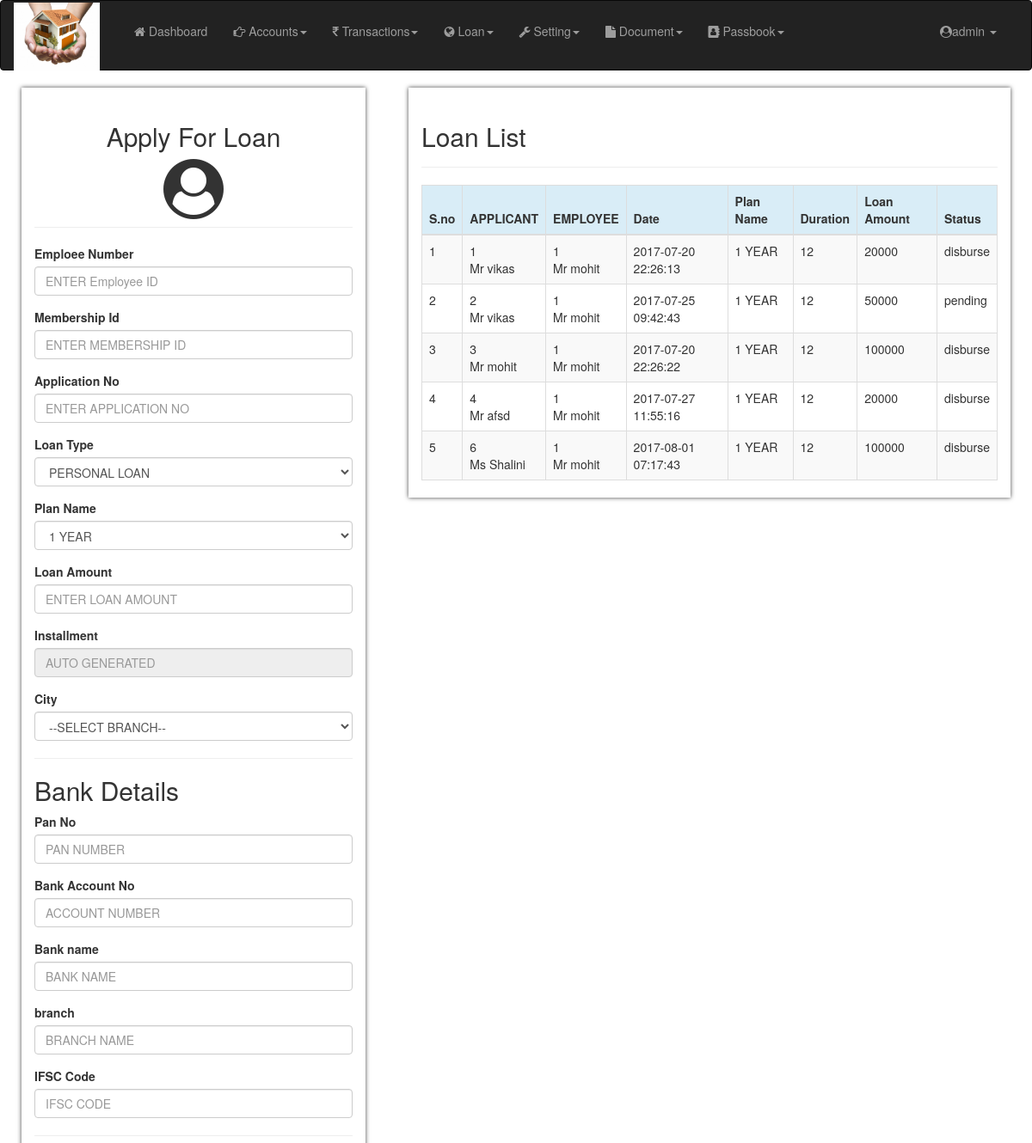
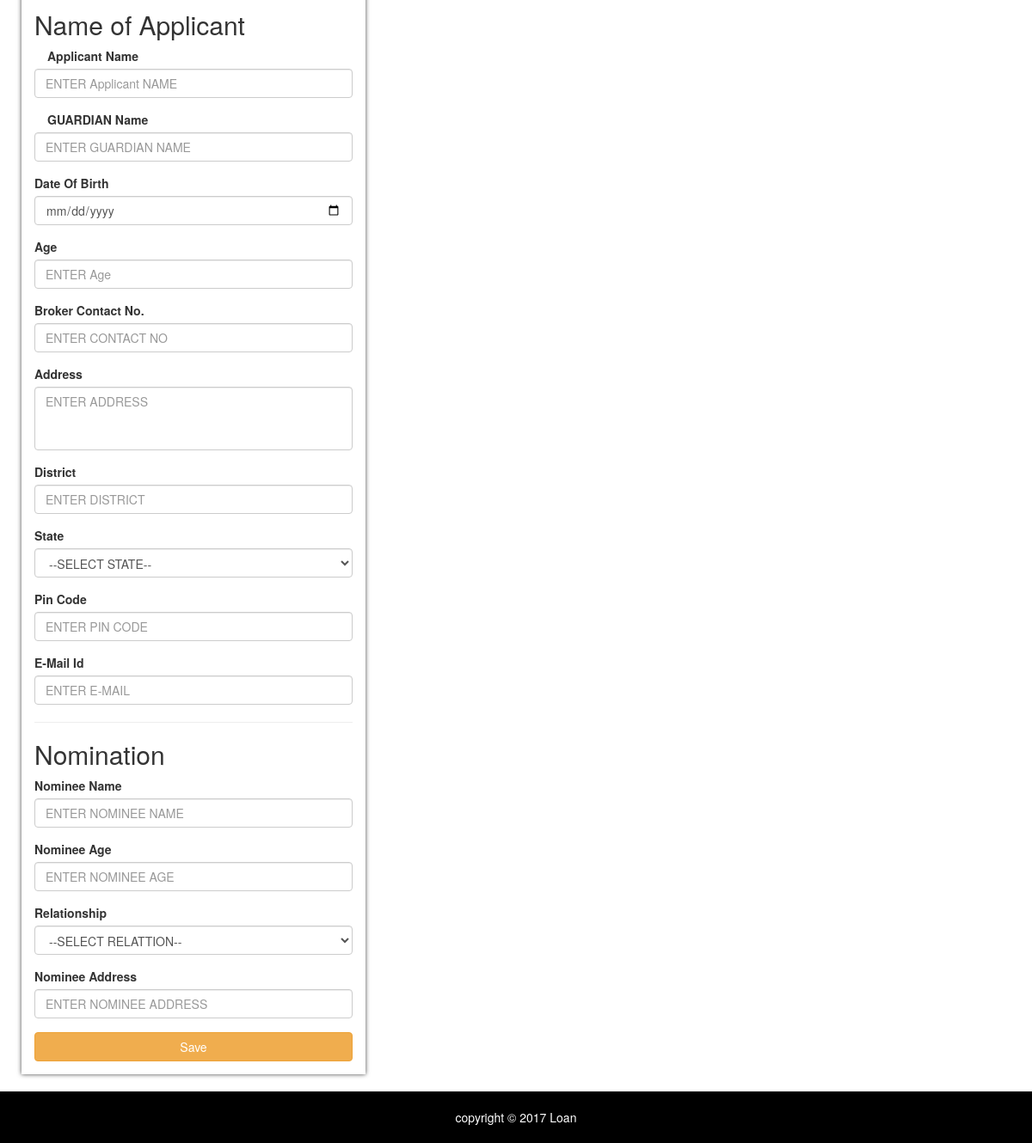
Screenshot of /project/admin/applyloan.php (signed in) with the database file from the repository (2 pictures, top to bottom).
### tables this page shows
CREATE TABLE `loan_customers` (
  `id` int(11) NOT NULL,
  `introducer_id` int(11) NOT NULL,
  `member_id` int(11) NOT NULL,
  `application_number` varchar(255) NOT NULL,
  `loan_type` int(11) NOT NULL,
  `plan_name` int(11) NOT NULL,
  `loan_amount` int(11) NOT NULL,
  `installment` int(11) NOT NULL,
  `status` varchar(255) NOT NULL,
  `date` timestamp NOT NULL DEFAULT CURRENT_TIMESTAMP ON UPDATE CURRENT_TIMESTAMP
);

CREATE TABLE `members` (
  `id` int(11) NOT NULL,
  `introducer_id` int(11) NOT NULL,
  `member_name` varchar(255) NOT NULL,
  `guardian_name` varchar(255) NOT NULL,
  `date_of_birth` date NOT NULL,
  `age` varchar(255) NOT NULL,
  `gender` varchar(255) NOT NULL,
  `contact_no` varchar(255) NOT NULL,
  `email` varchar(255) NOT NULL,
  `address` varchar(255) NOT NULL,
  `city` varchar(255) NOT NULL,
  `district` varchar(255) NOT NULL,
  `state` varchar(255) NOT NULL,
  `pin_code` varchar(255) NOT NULL,
  `status` varchar(255) NOT NULL,
  `date` timestamp NOT NULL DEFAULT CURRENT_TIMESTAMP
);

CREATE TABLE `loan_plans` (
  `id` int(11) NOT NULL,
  `plan_name` varchar(255) NOT NULL,
  `time_period` int(11) NOT NULL
);

### project/admin/applyloan.php (the view, shortened to what this page needs)
<?php
include('connectdb.php');
?>
<!DOCTYPE html>
<html>
	<head>
		<link rel="stylesheet" href="css/bootstrap.css">
		<link rel="stylesheet" href="css/font-awesome.css">
		<link rel="stylesheet" href="css/style.css">
	</head>
	<body>
		<?php include('header.php'); ?>
		<div class="container-fluid">
			<div class="row">
				<div class="col-md-4 div1">
					<div class="page-header text-center">
						<h2>Apply For Loan</h2>
						<i class="fa fa-5x fa-user-circle" aria-hidden="true"></i>
					</div>
						<form method="post" action="<?php echo htmlspecialchars($_SERVER['PHP_SELF']);?>">
							<div class="form-group">
								<label>Emploee Number</label>
								<input type="text" placeholder="ENTER Employee ID" id="introducer" name="employee_id" class="form-control">
							</div>
							<div class="form-group">
								<label>Membership Id</label>
								<input type="text" placeholder="ENTER MEMBERSHIP ID" id="member" name="member_id" class="form-control">
							</div>
							<div class="form-group">
								<label>Application No</label>
								<input type="text" placeholder="ENTER APPLICATION NO" name="application_id" class="form-control">
							</div>
							<div class="form-group">
								<label>Loan Type</label>
								<select id="loan_type" name="loan_type" class="form-control">
								<?php
									$sql="select * from loan_type";
									$result=mysqli_query($conn,$sql);
									while($row=mysqli_fetch_assoc($result)){
										echo '<option value="'.$row['id'].'">'.$row['plan_name'].'</option>';
									}
								?>
								</select>
							</div>
							<div class="form-group">
								<label>Plan Name</label>
								<select name="plan_name" id="plan_name" class="form-control">
									<?php
									$sql="select * from loan_plans";
									$result=mysqli_query($conn,$sql);
									while($row=mysqli_fetch_assoc($result)){
										echo '<option value="'.$row['id'].'">'.$row['plan_name'].'</option>';
									}
								?>
								</select>
							</div>
							<div class="form-group">
								<label>Loan Amount</label>
								<input type="text" placeholder="ENTER LOAN AMOUNT" id="loan_amount" name="loan_amount" class="form-control">
							</div>
							<div class="form-group">
								<label>Installment</label>
								<input type="text" id="installment" placeholder="AUTO GENERATED" readonly required name="installment" class="form-control">
							</div>
							<div class="form-group">
								<label>City</label>
								<?php
									echo '<select id="city" name="city" class="form-control" required>';
									echo '<option>--SELECT BRANCH--</option>';
									echo "</select>";
								?>
							</div>
							<table>
							<hr>
							<h2>Bank Details</h2>
											<div class="form-group">
												<label>Pan No</label>
												<input name="pan_no" id="pan_number" placeholder="PAN NUMBER" class="form-control">
											</div>
											<div class="form-group">
												<label>Bank Account No</label>
												<input name="account_no" id="account_no" placeholder="ACCOUNT NUMBER" class="form-control">
											</div>
											<div class="form-group">
												<label>Bank name</label>
												<input name="Bank_name" id="bank_name" placeholder="BANK NAME" class="form-control">
											</div>
											<div class="form-group">
												<label>branch</label>
												<input NAME="bank_branch" id="branch_name" placeholder="BRANCH NAME"  class="form-control">
											</div>
											<div class="form-group">
												<label>IFSC Code</label>
												<input name="ifsc_code" id="ifsc_code" placeholder="IFSC CODE" class="form-control">
											</div>
							<hr>
							<h2>Name of Applicant</h2>
											<div class="form-group">
												<div class="col-md-6"><label>Applicant Name</label></div>
												<input type="text" placeholder="ENTER Applicant NAME" id="member_name" name="member_name" required class="form-control">
											</div>
											<div class="form-group">
											<div class="col-md-6"><label>GUARDIAN Name</label></div>
												<input type="text" placeholder="ENTER GUARDIAN NAME" id="guardian_name" name="guardian_name" required class="form-control">
											</div>
											<div class="form-group">
												<label>Date Of Birth</label>
												<input type="date" placeholder="ENTER DOB" id="dob" name="dob" required class="form-control">
											</div>
											<div class="form-group">
												<label>Age</label>
												<input type="number" placeholder="ENTER Age" id="age" name="age" required class="form-control">
											</div>
											<div class="form-group">
												<label>Broker Contact No.</label>
												<input type="number" placeholder="ENTER CONTACT NO" id="contact_no" name="contact_no" required class="form-control">
											</div>
											<div class="form-group">
												<label>Address</label>
												<textarea style="resize:none" name="address" id="address" placeholder="ENTER ADDRESS" required class="form-control" rows="3" ></textarea>
											</div>
											<div class="form-group">
												<label>District</label>
												<input type="text" placeholder="ENTER DISTRICT" id="district" name="district" class="form-control">
											</div>
											<div class="form-group">
											<label>State</label>
											<?php
												echo '<select name="state" id="state" class="form-control" required>';
												echo '<option>--SELECT STATE--</option>';
												echo "</select>";
											?>
											</div>
											<div class="form-group">
												<label>Pin Code</label>
												<input type="number" name="pin_code" id="pin_code" placeholder="ENTER PIN CODE" required class="form-control">
											</div>
											<div class="form-group">
												<label>E-Mail Id</label>
												<input type="email" placeholder="ENTER E-MAIL" id="email" name="email" class="form-control">
											</div>
							<hr>
							<h2>Nomination</h2>
							<table class="col-md-12">
											<div class="form-group">
												<label>Nominee Name</label>
												<input type="text" name="nominee_name" id="nominee_name" placeholder="ENTER NOMINEE NAME" class="form-control">
											</div>
											<div class="form-group">
												<label>Nominee Age</label>
												<input type="number" name="nominee_age" id="nominee_age" placeholder="ENTER NOMINEE AGE" class="form-control">
											</div>
											<div class="form-group">
												<label>Relationship</label>
												<?php
													echo '<select name="relation" id="relation" class="form-control" required>';
													echo '<option>--SELECT RELATTION--</option>';
													echo "</select>";
												?>
											</div>
											<div class="form-group">
												<label>Nominee Address</label>
												<input type="text" name="nominee_address" id="nominee_address" placeholder="ENTER NOMINEE ADDRESS" class="form-control">
											</div>
							</table>
							<div class="form-group">
								<input type="submit" value="Save" class="btn btn-warning btn-block">
							</div>
						</form>
				</div>
				<div class="col-md-7 div1">
					<div class="page-header">
						<h2>Loan List</h2>
					</div>
					<?php
							$sql="select * from loan_customers";
							$result=mysqli_query($conn,$sql);
							echo'
							<div class="table-responsive">
								<table class="table table-striped table-bordered table-hover">
									<thead class="bg-info">
										<tr>
											<th>S.no</th>
											<th>APPLICANT</th>
											<th>EMPLOYEE</th>
											<th>Date</th>
											<th>Plan Name</th>
											<th>Duration</th>
											<th>Loan Amount</th>
											<th>Status</th>
										</tr>
									</thead>';
									$i=1;
										while($row=mysqli_fetch_assoc($result)){
											$sql_member_name="select member_name from members where id='$row[member_id]'";
											$sql_introducer_name="select members.member_name from members,broker where members.id=broker.member_id and broker.id='$row[introducer_id]'";
											$sql_plan="select plan_name,time_period from loan_plans where id='$row[plan_name]'";
											$run1=mysqli_query($conn,$sql_member_name);
											$row1=mysqli_fetch_assoc($run1);
											$member_name=$row1['member_name'];
											$run2=mysqli_query($conn,$sql_introducer_name);
											$row2=mysqli_fetch_assoc($run2);
											$introducer_name=$row2['member_name'];
											$run3=mysqli_query($conn,$sql_plan);
											$row3=mysqli_fetch_assoc($run3);
											$plan_name=$row3['plan_name'];
											$time_period=$row3['time_period'];
											echo'
												<tr>
													<td>'.$i.'</td>
													<td>'.$row['id'].'<br>'. $member_name .'</td>
													<td>'.$row['introducer_id'].'<br>'. $introducer_name .'</td>
													<td>'.$row['date'].'</td>
													<td>'.$plan_name.'</td>
													<td>'.$time_period.'</td>
													<td>'.$row['loan_amount'].'</td>
													<td>'.$row['status'].'</td>
												</tr>
											';
											$i++;
										}
									echo'<tbody>
									</tbody>
								</table>
							</div>
							';
					?>
				</div>
			</div>
		</div>
		<footer>copyright &copy; 2017 Loan</footer>
	</body>
</html>

### project/admin/header.php (shortened to what this page needs)
<?php
$user="";
if(isset($_SESSION['login_user']) && $_SESSION['user_type']==1){
	$user=$_SESSION['login_user'];
}else{
	echo '<script> window.location="../index.php";</script>';
}
?>
		<nav class="navbar navbar-inverse">
			<div class="container-fluid">
				<div class="navbar-header">
						<a class="navbar-brand" href="#"><img style="width:100px; height:80px;"src="../images/logo.jpg" alt="Loan"></a>
				</div>
				<div class="collapse navbar-collapse" id="myNavbar">
					<ul class="nav navbar-nav">
						<li><a href="dashboard.php"><i class="fa fa-home" aria-hidden="true"></i> Dashboard</a></li>
						<li class="dropdown"><a href="#" data-toggle="dropdown" class="dropdown-toggle"><i class="fa fa-hand-o-right" aria-hidden="true"></i> Accounts<b class="caret"></b></a>
						</li>
						<li class="dropdown"><a href="#" data-toggle="dropdown" class="dropdown-toggle"><i class="fa fa-inr" aria-hidden="true"></i> Transactions<b class="caret"></b></a>
						</li>
						<li class="dropdown"><a href="#" data-toggle="dropdown" class="dropdown-toggle"><i class="fa fa-globe" aria-hidden="true"></i> Loan<b class="caret"></b></a>
						</li>
						<li class="dropdown"><a href="#" data-toggle="dropdown" class="dropdown-toggle"><i class="fa fa-wrench" aria-hidden="true"></i> Setting<b class="caret"></b></a>
						</li>
						<li class="dropdown"><a href="#" data-toggle="dropdown" class="dropdown-toggle"><i class="fa fa-file" aria-hidden="true"></i> Document<b class="caret"></b></a>
						</li>
						<li class="dropdown"><a href="#" data-toggle="dropdown" class="dropdown-toggle"><i class="fa fa-address-book" aria-hidden="true"></i> Passbook<b class="caret"></b></a>
						</li>
					</ul>
					<ul class="nav navbar-nav navbar-right">
						<li><a href="#" data-toggle="dropdown" class="dropdown-toggle"><i class="fa fa-user-circle" aria-hidden="true"></i><?php echo $user; ?> <b class="caret"></b></a>
						</li>
					</ul>
				</div>
			</div>
		</nav>

### project/admin/css/style.css (style rules this page uses)
.navbar-nav { padding:10px 10px; }
.navbar-header { height: 80px; }
.navbar-brand { margin: -13px 0 0 0; }
table tr { margin: 10 0; }
table tr td { padding: 0 15px; }
footer { padding:20px; background: black; color: white; bottom:0px; margin-top:20px; text-align:center; width: 100%; }
.div1 { background: white; box-shadow: 0px 0px 5px #424242; margin: 0 25px 0 25px; box-sizing: border-box; }

### rows the page displays
loan_customers: id "1", member.member_name "Mr vikas", introducer "1", members.member_name "Mr mohit", date "2017-07-20 22:26:13", loan_plans.plan_name "1 YEAR", loan_plans.time_period "12", loan_amount "20000", status "disburse"
loan_customers: id "2", member.member_name "Mr vikas", introducer "1", members.member_name "Mr mohit", date "2017-07-25 09:42:43", loan_plans.plan_name "1 YEAR", loan_plans.time_period "12", loan_amount "50000", status "pending"
loan_customers: id "3", member.member_name "Mr mohit", introducer "1", date "2017-07-20 22:26:22", loan_plans.plan_name "1 YEAR", loan_plans.time_period "12", loan_amount "100000", status "disburse"
loan_customers: id "4", member.member_name "Mr afsd", introducer "1", members.member_name "Mr mohit", date "2017-07-27 11:55:16", loan_plans.plan_name "1 YEAR", loan_plans.time_period "12", loan_amount "20000", status "disburse"
loan_customers: id "6", member.member_name "Ms Shalini", introducer "1", members.member_name "Mr mohit", date "2017-08-01 07:17:43", loan_plans.plan_name "1 YEAR", loan_plans.time_period "12", loan_amount "100000", status "disburse"

### other values shown
$user "admin"
form field loan_type "PERSONAL LOAN"
form field plan_name "1 YEAR"
